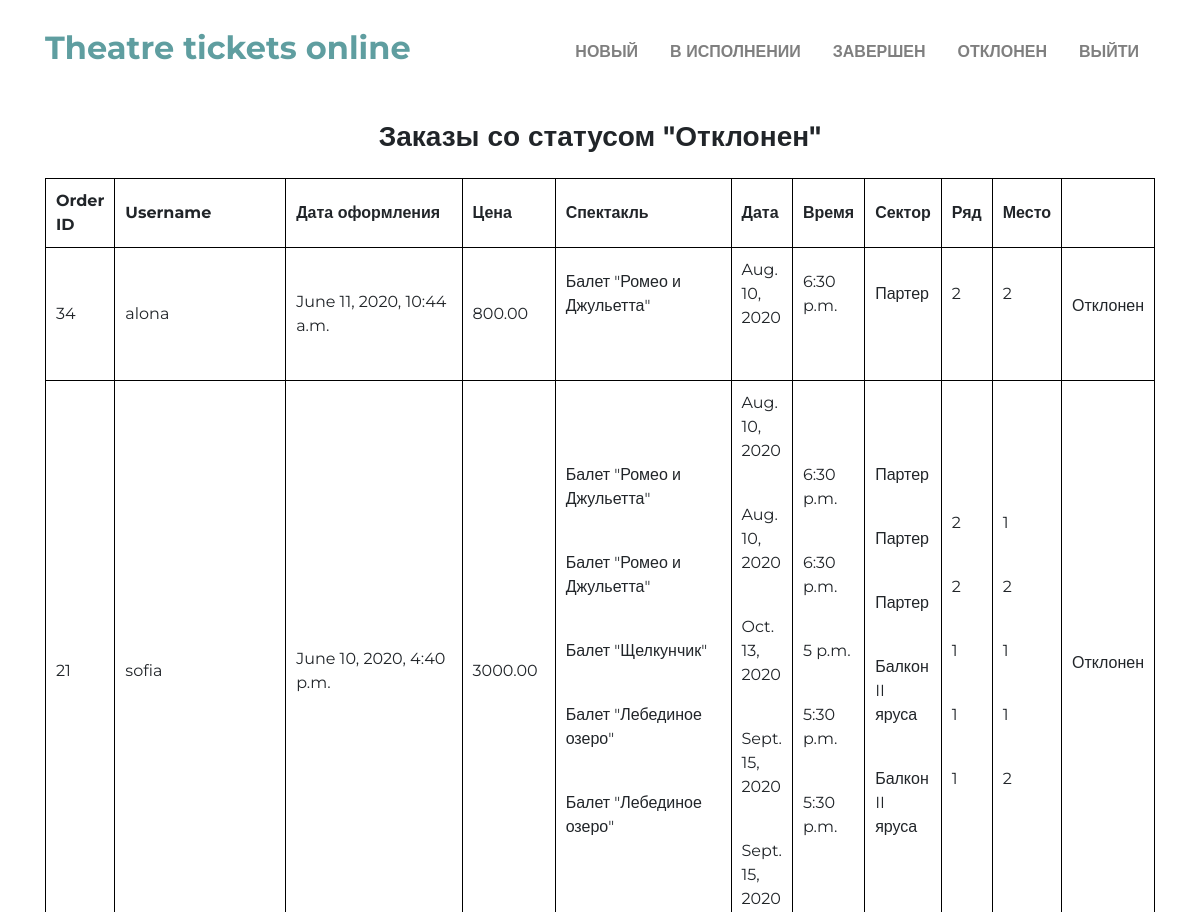
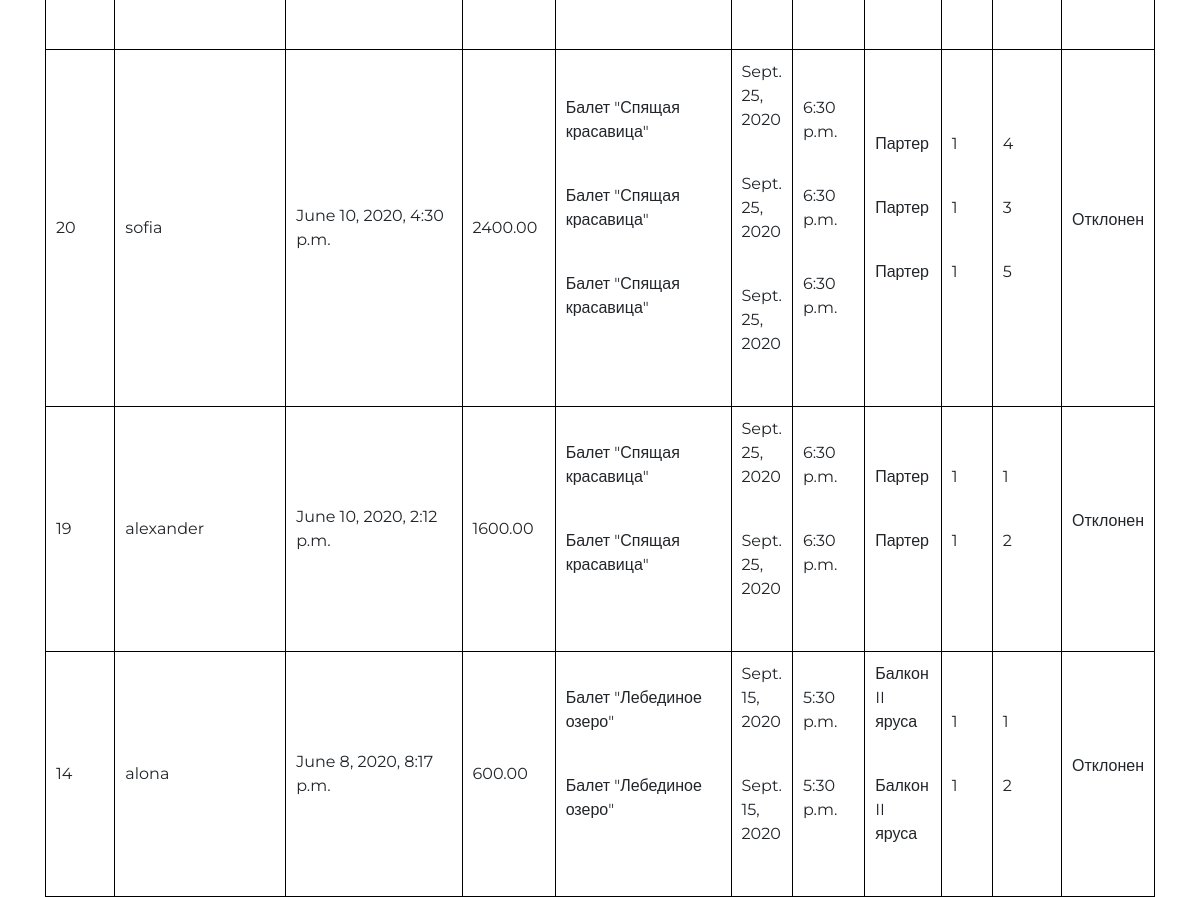
/account/admin/4 (signed in), run on the app's committed database (2 pictures, top to bottom).
### orders/models.py (models this page shows, shortened)
class Status(models.Model):
    STATUS_CHOICES = [
        ('new', 'Новый'),
        ('in the execution', 'В исполнении'),
        ('completed', 'Завершен'),
        ('rejected', 'Отклонен'),
    ]
    FINISHED = {
        'Отклонен',
        'Завершен'
    }
    id = models.AutoField(auto_created=True, primary_key=True)
    name = models.CharField(max_length=20, null=False, db_index=True, choices=STATUS_CHOICES)

class Order(models.Model):
    id = models.AutoField(auto_created=True, primary_key=True)
    user = models.ForeignKey(User, on_delete=models.CASCADE)
    status = models.ForeignKey(Status, on_delete=models.PROTECT, default=1)
    total_price = models.DecimalField(max_digits=10, decimal_places=2, default=1, null=False)
    amount = models.PositiveIntegerField(default=1, null=False)
    create_date = models.DateTimeField(editable=False, null=True)
    class Meta:
        ordering = ('-id',)

class OrderHasTicket(models.Model):
    order = models.ForeignKey(Order, on_delete=models.CASCADE, related_name='items')
    ticket = models.ForeignKey(Ticket, on_delete=models.PROTECT, related_name='order_items')
    price = models.DecimalField(max_digits=10, decimal_places=2)
    class Meta:
        unique_together = ['order', 'ticket']

### theater/models.py (models this page shows, shortened)
class Ticket(models.Model):
    id = models.AutoField(auto_created=True, primary_key=True)
    performance = models.ForeignKey(Performance, on_delete=models.CASCADE)
    sector = models.ForeignKey(Sector, on_delete=models.PROTECT)
    row = models.ForeignKey(Row, on_delete=models.PROTECT)
    seat = models.ForeignKey(Seat, on_delete=models.PROTECT)
    price = models.ForeignKey(Price, on_delete=models.PROTECT)
    available = models.BooleanField(default=True)
    class Meta:
        unique_together = [['performance', 'sector', 'row', 'seat']]

class Performance(models.Model):
    id = models.AutoField(auto_created=True, primary_key=True)
    image = models.ImageField(null=True, blank=True, upload_to='performance/')
    title = models.CharField(max_length=50, null=False, db_index=True)
    description = models.TextField(null=True)
    date = models.DateField(null=False, db_index=True)
    time = models.TimeField(null=False,db_index=True)
    class Meta:
        db_table = 'theater_performance'
        ordering = ('date',)
        index_together = [
            ['title'],
            ['date'],
            ['date', 'time']
        ]

class Sector(models.Model):
    id = models.AutoField(auto_created=True, primary_key=True)
    name = models.CharField(max_length=30, null=False, db_index=True, unique=True)
    class Meta:
        index_together = [
            ['name']
        ]

class Row(models.Model):
    id = models.AutoField(auto_created=True, primary_key=True)
    number = models.PositiveIntegerField(null=False, db_index=True, unique=True)

class Seat(models.Model):
    id = models.AutoField(auto_created=True, primary_key=True)
    number = models.PositiveIntegerField(null=False, db_index=True, unique=True)

### account/views.py (the view)
# urls.py: path("admin/<int:status_id>", views.admin_orders, name="admin_orders"),
@login_required
def admin_orders(request, status_id):
    orders = Order.objects.filter(status_id=RawSQL("select status_id from orders_order where status_id = %s",
                                                   [status_id])).all()
    orderht = OrderHasTicket.objects.filter(order__in=orders).all()
    tickets = {order.ticket for order in orderht}
    performances = {ticket.performance for ticket in tickets}
    sectors = {ticket.sector for ticket in tickets}
    rows = {ticket.row for ticket in tickets}
    seats = {ticket.seat for ticket in tickets}
    context = {
        "orders": orders,
        "orderht": orderht,
        'tickets': tickets,
        'performances': performances,
        'sectors': sectors,
        'rows': rows,
        'seats': seats,
        "status_id": status_id,
        "status": Status.objects.get(id=RawSQL("select id from orders_status where id = %s", [status_id])),
        "statuses": Status.objects.all()
    }
    return render(request, 'admin/orders.html', context)

### account/templates/admin/orders.html (shortened to what this page needs)
{% extends "admin/layout.html" %}
{% block body %}
    <div class="row justify-content-center">
        <div class="col-lg-8 text-center">
            <h3 class="text-center font-weight-bold pb-4 my-0">Заказы со статусом "{{ status.name }}"</h3>
        </div>
    </div>
    <table class="cart" >
            <thead>
            <tr>
                <th class="coll_id">Order ID</th>
                <th class="coll_title">Username</th>
                <th class="coll_date">Дата оформления</th>
                <th class="price">Цена</th>
                <th class="coll_title">Спектакль</th>
                <th class="date">Дата</th>
                <th class="coll_time">Время</th>
                <th class="coll_sector">Сектор</th>
                <th>Ряд</th>
                <th>Место</th>
                <th></th>
            </tr>
            </thead>
            <tbody>
            {% for order in orders %}
                <tr>
                    <td class="coll_id">{{ order.id }}</td>
                    <td class="coll_id">{{ order.user.username }}</td>
                    <td class="coll_date">{{ order.create_date }}</td>
                    <td class="price">{{ order.total_price }}</td>
                    <td class="coll_title">
                        {% for orderht in orderht %}
                            {% if order.id == orderht.order.id %}
                            <p>{{ orderht.ticket.performance.title }}</p>
                            <br>
                            {% endif %}
                        {% endfor %}
                    </td>
                    <td class="date">
                        {% for orderht in orderht %}
                            {% if order.id == orderht.order.id %}
                                <p>{{ orderht.ticket.performance.date }}</p>
                                <br>
                            {% endif %}
                        {% endfor %}
                    </td>
                    <td>
                        {% for orderht in orderht %}
                            {% if order.id == orderht.order.id %}
                                <p>{{ orderht.ticket.performance.time }}</p>
                                <br>
                            {% endif %}
                    {% endfor %}
                    </td>
                    <td>
                        {% for orderht in orderht %}
                            {% if order.id == orderht.order.id %}
                                <p>{{ orderht.ticket.sector.name }}</p>
                                <br>
                            {% endif %}
                        {% endfor %}
                    </td>
                    <td>
                        {% for orderht in orderht %}
                            {% if order.id == orderht.order.id %}
                                <p>{{ orderht.ticket.row.number }}</p>
                                <br>
                            {% endif %}
                        {% endfor %}
                    </td>
                    <td>
                        {% for orderht in orderht %}
                            {% if order.id == orderht.order.id %}
                                <p>{{ orderht.ticket.seat.number }}</p>
                                <br>
                            {% endif %}
                        {% endfor %}
                    </td>
                    {% if status_id == 1 %}
                        <td>
                            <a href="{% url 'order_execute' order.id %}" class="btn btn-info" role="button">В исполнение</a>
                        </td>
                    {% elif status_id == 3 %}
                        <td>
                            <p>Завершен</p>
                        </td>
                    {% elif status_id == 4 %}
                        <td>
                            <p>Отклонен</p>
                        </td>
                    {% endif %}
                </tr>
            {% endfor %}
            </tbody>
        </table>
{% endblock %}

### account/templates/admin/layout.html (shortened to what this page needs)
{% load static %}
<!DOCTYPE html>
<html lang="ru">
<head>
    <link rel="stylesheet" href="../../static/css/bootstrap-4.3.1/bootstrap.min.css">
    <link rel="stylesheet" href="https://stackpath.bootstrapcdn.com/bootstrap/4.5.0/css/bootstrap.min.css">
    <link rel="stylesheet" href="{% static 'css/styles.css' %}">
</head>
<body>
    <div id="header">
        <nav id="main-nav" class="navbar navbar-expand-lg navbar-light fixed-top py-4">
            <div class="container">
                <a id="logo" class="navbar-brand" href="{% url 'admin_page' %}">
                    <h2><b>Theatre tickets online</b></h2>
                </a>
                <div class="collapse navbar-collapse" id="navbarResponsive">
                    <ul class="navbar-nav ml-auto">
                        {% if request.user.is_authenticated %}
                            {% for status in statuses %}
                            <li class="nav-item mx-2">
                                <a class="nav-link font-weight-bold text-uppercase"
                                href="{% url 'admin_orders' status.id %}">{{ status.name }}</a>
                            </li>
                            {% endfor %}
                            <li class="nav-item mx-2">
                                <a class="nav-link font-weight-bold text-uppercase"
                                href="{% url 'logout' %}">Выйти</a>
                            </li>
                        {% endif %}
                    </ul>
                </div>
            </div>
        </nav>
    </div>
    <br>
    <br>
    <br>
    <br>
    <br>
    <div class="container">
        {% block body %}
        {% endblock %}
    </div>
</body>
</html>

### theater/static/css/styles.css (style rules this page uses)
body { font-family: 'Montserrat', sans-serif !important; margin: 0; padding: 0; color: #212529; }
nav { background: #ffffff; }
#logo { color: cadetblue; }
#main-nav { transition: padding-top 0.1s linear, padding-bottom 0.1s linear; padding-bottom: 1.5rem !important; }
table, th, td { border: 1px solid black; border-collapse: collapse; width: 100%; padding: 10px; }
.coll_id { width: 50px; }
.coll_title { width: 30%; }
.coll_date { width: 28%; }
.coll_time { width: 20%; }
.coll_sector { width: 30%; }
.price { width: 10%; }
.date { width: 28%; }

### data on the page
Status: name "НОВЫЙ"
Status: name "В ИСПОЛНЕНИИ"
Status: name "ЗАВЕРШЕН"
Status: name "ОТКЛОНЕН", name "Отклонен"
Order: id "34", user.username "alona", create_date "June 11, 2020, 10:44 a.m.", total_price "800.00"
OrderHasTicket: ticket.performance "Балет \"Ромео и Джульетта\"", ticket.performance "Aug. 10, 2020", ticket.performance.time "6:30 p.m.", ticket.sector.name "Партер", ticket.row.number "2", ticket.seat.number "2"
Order: id "21", user.username "sofia", create_date "June 10, 2020, 4:40 p.m.", total_price "3000.00"
OrderHasTicket: ticket.performance "Балет \"Ромео и Джульетта\"", ticket.performance "Aug. 10, 2020", ticket.performance.time "6:30 p.m.", ticket.sector.name "Партер", ticket.row.number "2", ticket.seat.number "1"
OrderHasTicket: ticket.performance "Балет \"Ромео и Джульетта\"", ticket.performance "Aug. 10, 2020", ticket.performance.time "6:30 p.m.", ticket.sector.name "Партер", ticket.row.number "2", ticket.seat.number "2"
OrderHasTicket: ticket.performance "Балет \"Щелкунчик\"", ticket.performance "Oct. 13, 2020", ticket.performance.time "5 p.m.", ticket.sector.name "Партер", ticket.row.number "1", ticket.seat.number "1"
OrderHasTicket: ticket.performance "Балет \"Лебединое озеро\"", ticket.performance "Sept. 15, 2020", ticket.performance.time "5:30 p.m.", ticket.sector.name "Балкон II яруса", ticket.row.number "1", ticket.seat.number "1"
OrderHasTicket: ticket.performance "Балет \"Лебединое озеро\"", ticket.performance "Sept. 15, 2020", ticket.performance.time "5:30 p.m.", ticket.sector.name "Балкон II яруса", ticket.row.number "1", ticket.seat.number "2"
Order: id "20", user.username "sofia", create_date "June 10, 2020, 4:30 p.m.", total_price "2400.00"
OrderHasTicket: ticket.performance "Балет \"Спящая красавица\"", ticket.performance "Sept. 25, 2020", ticket.performance.time "6:30 p.m.", ticket.sector.name "Партер", ticket.row.number "1", ticket.seat.number "4"
OrderHasTicket: ticket.performance "Балет \"Спящая красавица\"", ticket.performance "Sept. 25, 2020", ticket.performance.time "6:30 p.m.", ticket.sector.name "Партер", ticket.row.number "1", ticket.seat.number "3"
OrderHasTicket: ticket.performance "Балет \"Спящая красавица\"", ticket.performance "Sept. 25, 2020", ticket.performance.time "6:30 p.m.", ticket.sector.name "Партер", ticket.row.number "1", ticket.seat.number "5"
Order: id "19", user.username "alexander", create_date "June 10, 2020, 2:12 p.m.", total_price "1600.00"
OrderHasTicket: ticket.performance "Балет \"Спящая красавица\"", ticket.performance "Sept. 25, 2020", ticket.performance.time "6:30 p.m.", ticket.sector.name "Партер", ticket.row.number "1", ticket.seat.number "1"
OrderHasTicket: ticket.performance "Балет \"Спящая красавица\"", ticket.performance "Sept. 25, 2020", ticket.performance.time "6:30 p.m.", ticket.sector.name "Партер", ticket.row.number "1", ticket.seat.number "2"
Order: id "14", user.username "alona", create_date "June 8, 2020, 8:17 p.m.", total_price "600.00"
OrderHasTicket: ticket.performance "Балет \"Лебединое озеро\"", ticket.performance "Sept. 15, 2020", ticket.performance.time "5:30 p.m.", ticket.sector.name "Балкон II яруса", ticket.row.number "1", ticket.seat.number "1"
OrderHasTicket: ticket.performance "Балет \"Лебединое озеро\"", ticket.performance "Sept. 15, 2020", ticket.performance.time "5:30 p.m.", ticket.sector.name "Балкон II яруса", ticket.row.number "1", ticket.seat.number "2"
